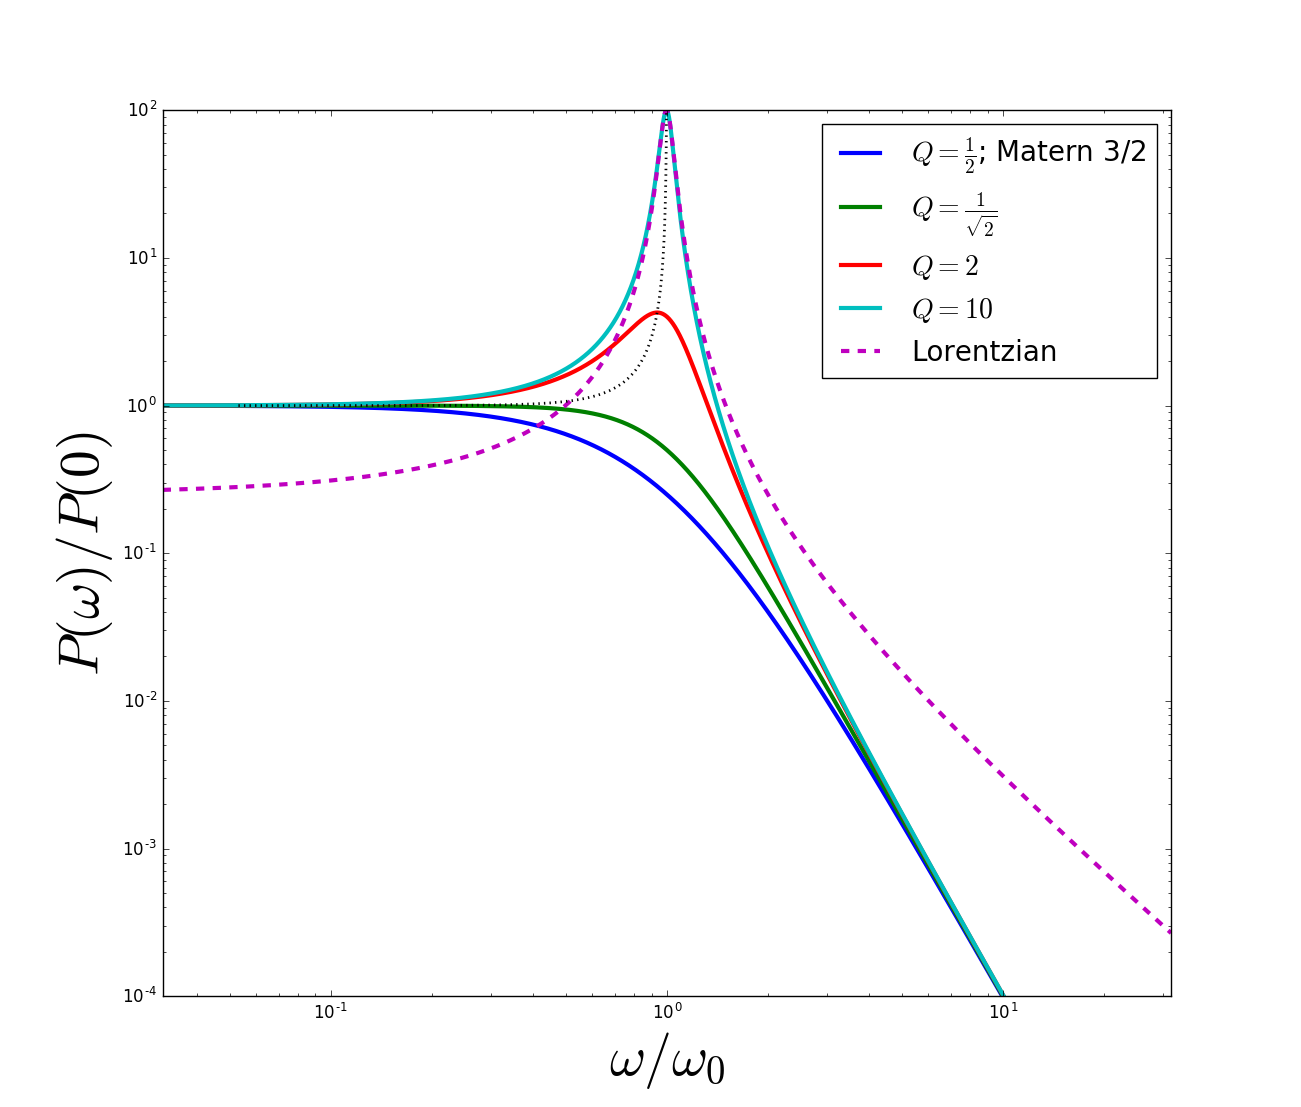

Julia code for this plot:
# Plot PSD of simple harmonic oscillator with different values of Q:

using PyPlot


sho_psd(x,Q) = 1./((x.^2-1.).^2+x.^2./Q^2)

x = logspace(-1.5,1.5,100000)

lw = 3

fig,ax= subplots(1,1)
Q = 0.5
ax[:loglog](x,sho_psd(x,Q),label=L"$Q=\frac{1}{2}$; Matern 3/2",linewidth=lw)
Q = 1./sqrt(2.)
ax[:loglog](x,sho_psd(x,Q),label=L"$Q=\frac{1}{\sqrt{2}}$",linewidth=lw)
#Q = 1.
#ax[:loglog](x,sho_psd(x,Q),label=L"$Q=1$",linewidth=lw)
Q = 2.0
ax[:loglog](x,sho_psd(x,Q),label=L"$Q=2$",linewidth=lw)
#Q = 4.0
#ax[:loglog](x,sho_psd(x,Q),label="Q=4",linewidth=lw)
Q = 10.0
ax[:loglog](x,sho_psd(x,Q),label=L"$Q=10$",linewidth=lw)
lorentz_psd(x,Q) = Q^2.* (1./ ((x - 1).^2 * (2*Q)^2 + 1) +
                   1./ ((x + 1).^2 * (2*Q)^2 + 1))

#lorentzian = 1./((4-2./Q^2).*(x-sqrt(1-.5/Q^2)).^2+(1./Q^2-.25/Q^4))
ax[:loglog](x,lorentz_psd(x,Q),label="Lorentzian",ls="dashed",linewidth=lw)

qgrid = linspace(1./sqrt(2.)+1e-3,10,1000)
xmax = sqrt(1.-.5./qgrid.^2)
ax[:loglog](xmax,4.*qgrid.^4./(4.*qgrid.^2-1.),linewidth=2,ls="dotted",color="black")

#matern= 1./(1+x.^2).^2
#ax[:loglog](x,matern,label="Matern",ls="dashed",linewidth=lw)

fontsize=20
ax[:legend](loc="upper right",fontsize=fontsize)
ax[:set_xlabel](L"$\omega/\omega_0$",fontsize=fontsize*2)
ax[:set_ylabel](L"$P(\omega)/P(0)$",fontsize=fontsize*2)

ax[:axis]([1./10.^1.5,10^1.5,1e-4,1e2])

function sho_acf(omtau,Q)
# omtau is \omega_0*\tau
# ACF is normalized by P_0*\omega_0
# This is only valid for Q >= 1/2
@assert(Q >= 0.5)
lam = sqrt(1.-.25/Q^2).*omtau
phi = atan(1/sqrt(4.*Q^2-1.))
acf = exp(-.5.*omtau./Q).*cos(lam-phi)
return acf/acf[1]
end

omtau = collect(linspace(0,6*pi,1000))

fig,ax= subplots(1,1)
Q = 0.50001
ax[:plot](omtau,sho_acf(omtau,Q),label=L"$Q=\frac{1}{2}$",linewidth=lw,color="blue")
Q = 1/sqrt(2)
ax[:plot](omtau,sho_acf(omtau,Q),label=L"$Q=\frac{1}{\sqrt{2}}$",linewidth=lw,color="orange")
Q = 2.0
ax[:plot](omtau,sho_acf(omtau,Q),label=L"$Q=2$",linewidth=lw,color="green")
Q = 10.0
ax[:plot](omtau,sho_acf(omtau,Q),label=L"$Q=10$",linewidth=lw,color="red")
ax[:plot](omtau,exp(-omtau./2/Q).*cos(omtau),label="Lorentzian",linewidth=lw,color="black",linestyle="dashed")
#ax[:plot](omtau,exp(-omtau/2).*cos(omtau))

#ax[:legend](loc="lower right",fontsize=fontsize)
ax[:set_xlabel](L"$\omega_0 \tau$",fontsize=fontsize*2)
ax[:set_ylabel](L"$k(\tau)/k(0)$",fontsize=fontsize*2)

#ax[:axis]([1./10.^1.5,10^1.5,1e-4,1e2])

savefig("acf_sho.pdf", bbox_inches="tight")

